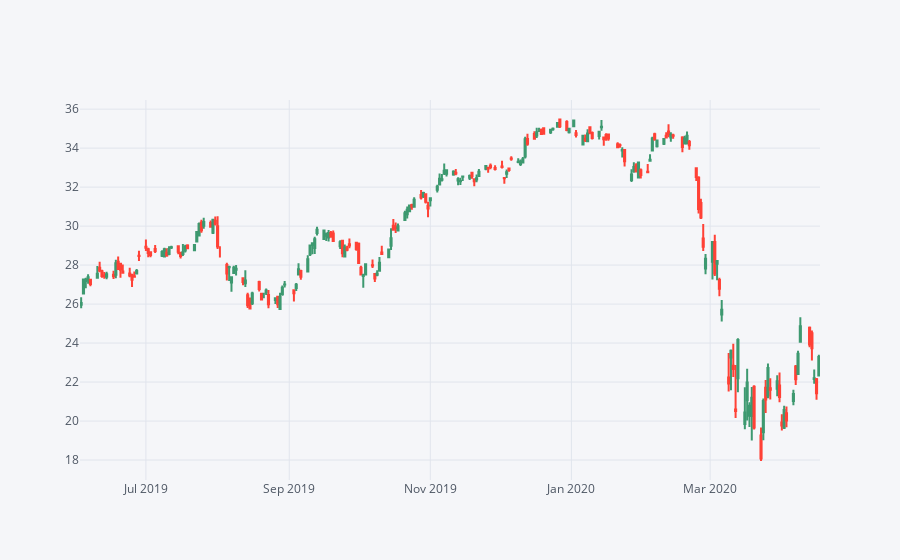

Here is the notebook cell this chart was saved with:
### Markdown cell above
** Use .iplot(kind='candle) to create a candle plot of Bank of America's stock from Jan 1st 2015 to Jan 1st 2016.**

### Code cell
BAC[['Open', 'High', 'Low', 'Close']].loc['2019-06-01':'2020-06-01'].iplot(kind='candle')

### Figure 1 — Plotly figure (JSON) as saved in the notebook; plotly's stock layout.template omitted (floating-point values rounded to 4 significant figures; data arrays with more than 128 entries replaced by an {"elided": "..."} marker saying what was removed)
{"data": [{"close": {"elided": "222 float values"}, "high": {"elided": "222 float values"}, "low": {"elided": "222 float values"}, "open": {"elided": "222 float values"}, "showlegend": false, "type": "candlestick", "x": {"elided": "222 str values"}, "yaxis": "y2"}], "layout": {"legend": {"bgcolor": "#F5F6F9", "font": {"color": "#4D5663"}}, "paper_bgcolor": "#F5F6F9", "plot_bgcolor": "#F5F6F9", "title": {"font": {"color": "#4D5663"}}, "xaxis": {"gridcolor": "#E1E5ED", "rangeslider": {"visible": false}, "showgrid": true, "tickfont": {"color": "#4D5663"}, "title": {"font": {"color": "#4D5663"}, "text": ""}, "zerolinecolor": "#E1E5ED"}, "yaxis": {"gridcolor": "#E1E5ED", "showgrid": true, "showticklabels": false, "tickfont": {"color": "#4D5663"}, "title": {"font": {"color": "#4D5663"}, "text": ""}, "zerolinecolor": "#E1E5ED"}, "yaxis2": {"gridcolor": "#E1E5ED", "showgrid": true, "tickfont": {"color": "#4D5663"}, "title": {"font": {"color": "#4D5663"}, "text": ""}, "zerolinecolor": "#E1E5ED"}}}
